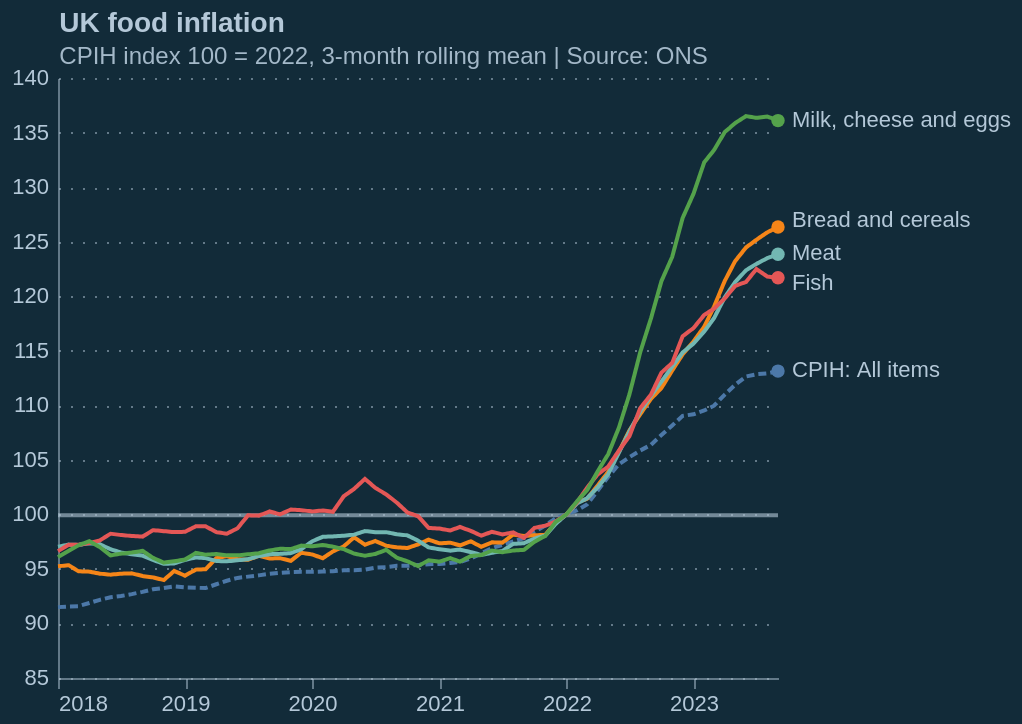

Vega-Lite specification for this chart:
### Vega-Lite specification from a JSON file in a GitHub repository (floating-point values rounded to 4 significant figures; data arrays with more than 128 entries replaced by an {"elided": "..."} marker saying what was removed)
{"config": {"background": "#122b39", "text": {"color": "#b4c8d8", "align": "left", "baseline": "middle", "dx": 7, "dy": 0, "fontSize": 11}, "view": {"stroke": null, "continuousWidth": 400, "continuousHeight": 300, "discreteWidth": 600, "discreteHeight": 300}, "bar": {"width": 600, "height": 300}, "line": {"width": 400, "height": 300}, "rule": {"color": "#b4c8d8"}, "point": {"filled": true, "size": 80}, "geoshape": {"stroke": "white", "strokeWidth": 0.3}, "axis": {"labelColor": "#b4c8d8", "labelFontSize": 11, "tickColor": "#b4c8d8", "tickOpacity": 0.5, "domainColor": "#b4c8d8", "domainOpacity": 0.5, "gridColor": "#b4c8d8", "gridDash": [2, 2], "gridOpacity": 0.5, "title": null, "titleColor": "#b4c8d8"}, "axisXDiscrete": {"grid": false, "labelAngle": 0, "tickCount": 10, "tickOpacity": 0.5, "title": null}, "axisXTemporal": {"grid": false, "ticks": true}, "axisXQuantitative": {"grid": true}, "axisYQuantitative": {"gridColor": "#b4c8d8", "gridDash": [1, 5], "gridOpacity": 0.5, "ticks": false, "labelPadding": 5}, "title": {"color": "#b4c8d8", "subtitleColor": "#b4c8d8E6", "anchor": "start", "dx": 24, "fontSize": 12, "subtitleFontSize": 12, "subtitlePadding": 4, "offset": -1}, "legend": {"titleColor": "#b4c8d8", "labelColor": "#b4c8d8"}}, "layer": [{"data": {"name": "data-def71e7aedf1e6e3af6a17f72447bf9b"}, "mark": {"type": "rule", "opacity": 0.6, "strokeWidth": 2, "yOffset": 0.5}, "encoding": {"y": {"field": "y", "type": "quantitative"}}}, {"data": {"name": "data-3585363c237178c5e51e7ae1612d6ce9"}, "mark": {"type": "line"}, "encoding": {"color": {"field": "series", "legend": null, "scale": {"domain": ["CPIH: All items", "Bread and cereals", "Fish", "Meat", "Milk, cheese and eggs"]}, "type": "nominal"}, "strokeDash": {"condition": {"test": "(datum.series === 'CPIH: All items')", "value": [4, 2]}, "value": [1, 0]}, "x": {"field": "date", "type": "temporal"}, "y": {"field": "value_3m", "scale": {"padding": 20, "zero": false}, "type": "quantitative"}}, "title": {"text": "UK food inflation", "fontSize": 14, "subtitle": "CPIH index 100 = 2022, 3-month rolling mean | Source: ONS"}, "transform": [{"filter": "(datum.year >= 2018)"}]}, {"data": {"name": "data-db630f3e4bbeb5926ecc3d25933eb9b2"}, "mark": {"type": "text"}, "encoding": {"text": {"field": "series", "type": "nominal"}, "x": {"field": "date", "type": "temporal"}, "y": {"field": "value_3m", "type": "quantitative"}}, "transform": [{"filter": "(datum.series !== 'Fish')"}, {"filter": "(datum.series !== 'Bread and cereals')"}]}, {"data": {"name": "data-db630f3e4bbeb5926ecc3d25933eb9b2"}, "mark": {"type": "text", "dy": 3}, "encoding": {"text": {"field": "series", "type": "nominal"}, "x": {"field": "date", "type": "temporal"}, "y": {"field": "value_3m", "type": "quantitative"}}, "transform": [{"filter": "(datum.series === 'Fish')"}]}, {"data": {"name": "data-db630f3e4bbeb5926ecc3d25933eb9b2"}, "mark": {"type": "text", "dy": -3}, "encoding": {"text": {"field": "series", "type": "nominal"}, "x": {"field": "date", "type": "temporal"}, "y": {"field": "value_3m", "type": "quantitative"}}, "transform": [{"filter": "(datum.series === 'Bread and cereals')"}]}, {"data": {"name": "data-db630f3e4bbeb5926ecc3d25933eb9b2"}, "mark": {"type": "circle", "opacity": 1, "size": 45}, "encoding": {"color": {"field": "series", "type": "nominal"}, "x": {"field": "date", "type": "temporal"}, "y": {"field": "value_3m", "type": "quantitative"}}}], "$schema": "https://vega.github.io/schema/vega-lite/v5.8.0.json", "datasets": {"data-def71e7aedf1e6e3af6a17f72447bf9b": [{"y": 100}], "data-3585363c237178c5e51e7ae1612d6ce9": {"elided": "2135 records"}, "data-db630f3e4bbeb5926ecc3d25933eb9b2": [{"series": "Bread and cereals", "date": "2023-09-01T00:00:00", "month": "September", "value": 136.9, "year": "2023", "value_3m": 126.3}, {"series": "CPIH: All items", "date": "2023-09-01T00:00:00", "month": "September", "value": 130.1, "year": "2023", "value_3m": 113.1}, {"series": "Fish", "date": "2023-09-01T00:00:00", "month": "September", "value": 136.4, "year": "2023", "value_3m": 121.7}, {"series": "Meat", "date": "2023-09-01T00:00:00", "month": "September", "value": 126.8, "year": "2023", "value_3m": 123.8}, {"series": "Milk, cheese and eggs", "date": "2023-09-01T00:00:00", "month": "September", "value": 141.4, "year": "2023", "value_3m": 136.1}]}, "width": 360, "height": 300}
